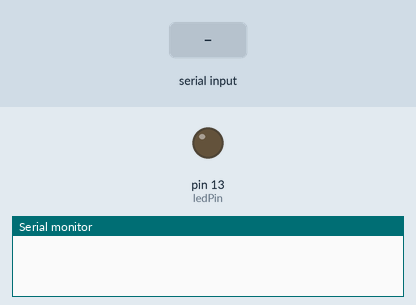
This sketch was run on a simulated Arduino Uno, built with avr-gcc and run on an emulated ATmega328P. Parts: output pins drawn as LEDs (lit = HIGH), the last lines printed to the serial monitor. The test bench sets the inputs (shaded band).

Above: at 1.2 s.
1.3 s: "ON\n" received over Serial
At 2.4 s:
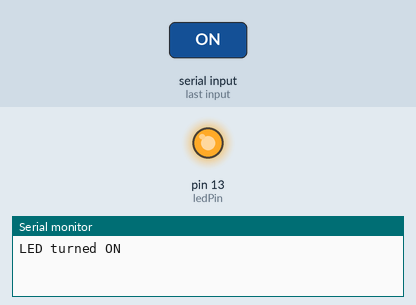
2.8 s: "OFF\n" received over Serial
At 3.6 s:
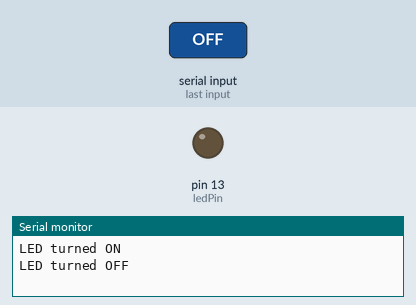
Timing chart, 0 to 5.8 s (numbered marks = the images above; inputs shaded):
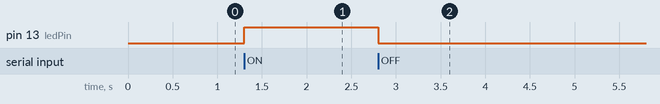

The sketch:

arduino_sketch.ino
```cpp
const int ledPin = 13;  // LED connected to digital pin 13

void setup() {
  pinMode(ledPin, OUTPUT);    // Set the LED pin as output
  Serial.begin(9600);         // Start serial communication at 9600 baud
}

void loop() {
  if (Serial.available() > 0) {
    // Read the incoming byte as a String
    String command = Serial.readStringUntil('\n');
    command.trim(); // Remove any newline or extra spaces

    // Turn LED on or off based on the command
    if (command == "ON") {
      digitalWrite(ledPin, HIGH);
      Serial.println("LED turned ON");
    } else if (command == "OFF") {
      digitalWrite(ledPin, LOW);
      Serial.println("LED turned OFF");
    } else {
      Serial.println("Unknown command");
    }
  }
}
```

Measured:
- after the input at 1.3 s, pin 13 (ledPin): LOW → HIGH at once
- after the input at 2.8 s, pin 13 (ledPin): HIGH → LOW at once
